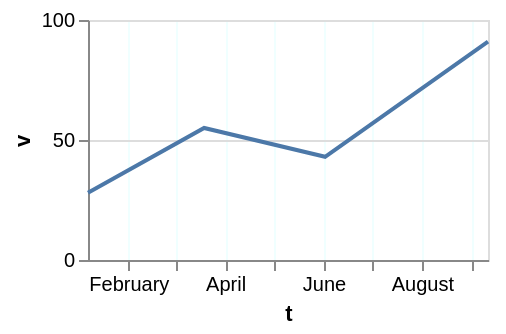

The Vega-Lite source for this figure:
### Vega-Lite specification from a JSON file in a GitHub repository (floating-point values rounded to 4 significant figures)
{"$schema": "https://vega.github.io/schema/vega-lite/v6.json", "width": 200, "height": 120, "data": {"values": [{"c": "alpha", "v": 28, "w": 3, "t": "2024-01-07"}, {"c": "beta", "v": 55, "w": 7, "t": "2024-03-19"}, {"c": "gamma", "v": 43, "w": 5, "t": "2024-06-02"}, {"c": "delta", "v": 91, "w": 9, "t": "2024-09-11"}]}, "mark": "line", "encoding": {"x": {"field": "t", "type": "temporal", "axis": {"gridColor": "azure"}}, "y": {"field": "v", "type": "quantitative"}}}
